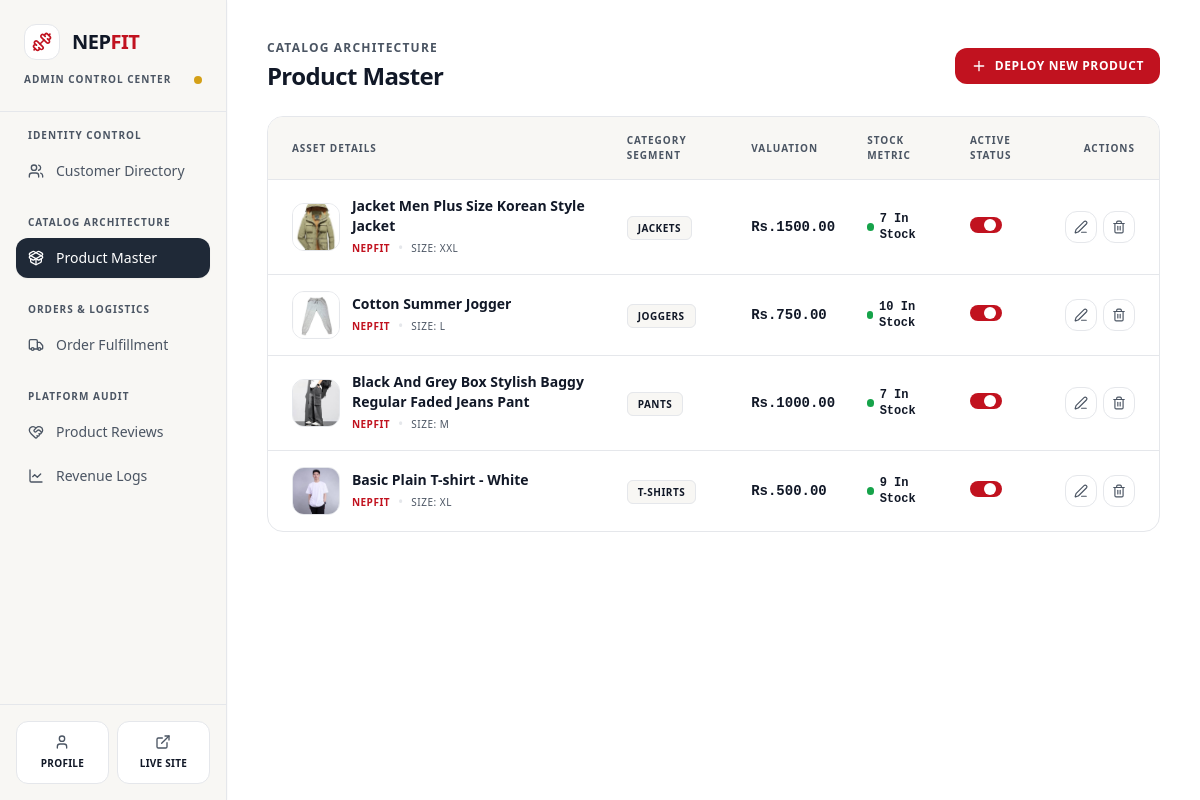
The page /dashboard/admin/?section=product-management (signed in) on the database as committed earlier.
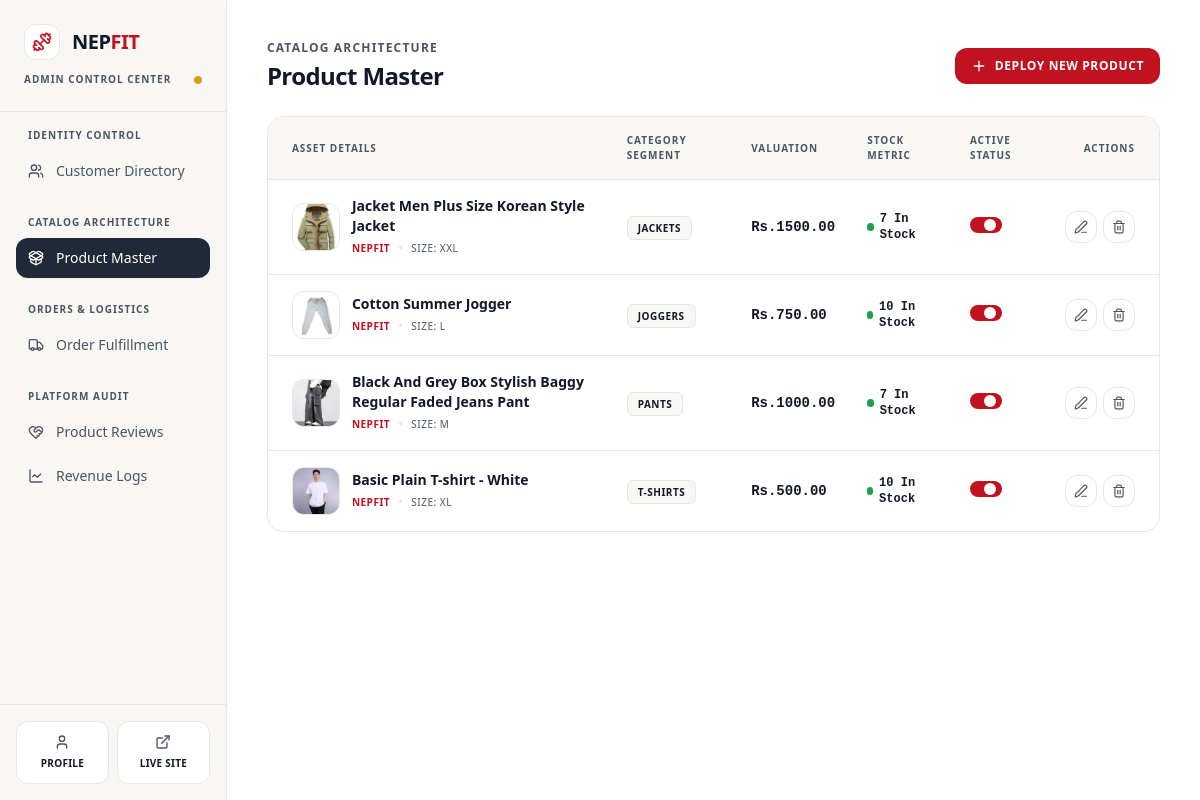
The same page on the database as committed later.
### nf_app/models.py (models this page shows, shortened)
class Product(models.Model):
    class Category(models.TextChoices):
        SHIRTS = 'shirts', 'Shirts'
        T_SHIRTS = 't_shirts', 'T-Shirts'
        PANTS = 'pants', 'Pants'
        HOODIES = 'hoodies', 'Hoodies'
        JACKETS = 'jackets', 'Jackets'
        SWEATSHIRTS = 'sweatshirts', 'Sweatshirts'
        JOGGERS = 'joggers', 'Joggers'
        SHORTS = 'shorts', 'Shorts'
    class Size(models.TextChoices):
        SMALL = 'S', 'Small'
        MEDIUM = 'M', 'Medium'
        LARGE = 'L', 'Large'
        XLARGE = 'XL', 'Extra Large'
        XXLARGE = 'XXL', 'Double Extra Large'
    name = models.CharField(max_length=255)
    brand = models.CharField(max_length=100, default='NepFit', help_text="Brand name (e.g., NepFit)")
    category = models.CharField(max_length=30, choices=Category.choices)
    size = models.CharField(max_length=10, choices=Size.choices, default=Size.MEDIUM, help_text="Default size for this product")
    description = models.TextField(help_text="Product details, fabric materials, and sizing guide.")
    price = models.DecimalField(max_digits=10, decimal_places=2)
    stock = models.PositiveIntegerField(default=10)
    product_image = models.ImageField(upload_to='images/products/')
    is_active = models.BooleanField(default=True)
    created_at = models.DateTimeField(auto_now_add=True)

### nf_app/views/dashboard.py (the view)
# urls.py: path('dashboard/admin/', admin_dashboard_view, name='admin_dashboard'),
@login_required
def admin_dashboard_view(request):
    if not request.user.is_staff:
        messages.error(request, "You are not authorized to access the admin dashboard.")
        return redirect('home')
    section = request.GET.get('section', 'customer-management')
    context = {
        'section': section,
        'awaiting_dispatch_count': Order.objects.filter(status=Order.Status.CONFIRMED).count(),
        'awaiting_delivery_count': Order.objects.filter(status=Order.Status.SHIPPING).count(),
        'delivered_count': Order.objects.filter(status=Order.Status.DELIVERED).count(),
        'completed_count': Order.objects.filter(status=Order.Status.COMPLETED).count(),
        'cancelled_count': Order.objects.filter(status=Order.Status.CANCELLED).count(),
        'total_gross_revenue': Order.objects.filter(status=Order.Status.COMPLETED).aggregate(total=models.Sum('total_amount'))['total'] or 0,
    }
    if section == 'customer-management':
        context['customers'] = User.objects.filter(is_staff=False).order_by('-date_joined')
    elif section == 'product-management':
        context['products'] = Product.objects.all().order_by('-created_at')
    elif section == 'order-fulfillment':
        context['orders'] = Order.objects.all().order_by('-created_at')
    elif section == 'product-reviews':
        context['reviews'] = None
    elif section == 'revenue-logs':
        context['revenue_logs'] = Order.objects.filter(status=Order.Status.COMPLETED).order_by('-created_at')
    return render(request, 'dashboard/admin_dashboard.html', context)

### nf_app/templates/dashboard/admin_dashboard.html (shortened to what the changed rows need)
<!DOCTYPE html>
<html lang="en">
<head>
    {% load static %}
    <link href="{% static 'css/styles.css' %}" rel="stylesheet" />
</head>
<body class="bg-[#FFFFFF] flex min-h-screen overflow-hidden text-[#111827] font-sans">
    <aside class="w-72 bg-[#F8F7F4] flex flex-col shadow-sm relative z-30 border-r border-[#E5E7EB]">
        <div class="p-6 border-b border-[#E5E7EB]">
            <div class="flex items-center gap-3">
                <h1 class="text-xl font-extrabold tracking-tight text-[#111827]">
                    NEP<span class="text-[#C1121F] font-black">FIT</span>
                </h1>
            </div>
        </div>
    </aside>
    <main class="flex-grow flex flex-col h-screen overflow-y-auto bg-[#FFFFFF] p-6 lg:p-10">
        <div class="max-w-7xl w-full mx-auto">
            {% if section == 'customer-management' or not section %}
                {% include 'dashboard/admin/_customer_management.html' %}
            {% elif section == 'product-management' %}
                {% include 'dashboard/admin/_product_management.html' %}
            {% elif section == 'order-fulfillment' %}
                {% include 'dashboard/admin/_order_fulfillment.html' %}
            {% elif section == 'product-reviews' %}
                {% include 'dashboard/admin/_product_reviews.html' %}
            {% elif section == 'revenue-logs' %}
                {% include 'dashboard/admin/_revenue_logs.html' %}
            {% endif %}
        </div>
    </main>
</body>
</html>

### nf_app/templates/dashboard/admin/_product_management.html (shortened to what the changed rows need)
<div class="space-y-6">
    <div class="flex flex-col sm:flex-row sm:items-center justify-between gap-4">
        <div>
            <h2 class="text-xs font-bold uppercase tracking-widest text-[#4B5563] mb-1">Catalog Architecture</h2>
            <h1 class="text-2xl font-extrabold text-[#111827] tracking-tight">Product Master</h1>
        </div>
    </div>
    {% if products %}
    <div class="bg-white border border-[#E5E7EB] rounded-2xl shadow-xs overflow-hidden">
        <div class="overflow-x-auto">
            <table class="w-full text-left border-collapse">
                <thead>
                    <tr class="border-b border-[#E5E7EB] text-[10px] font-bold uppercase tracking-widest text-[#4B5563] bg-[#F8F7F4]">
                        <th class="p-4 pl-6">Asset Details</th>
                        <th class="p-4">Category Segment</th>
                        <th class="p-4">Valuation</th>
                        <th class="p-4">Stock Metric</th>
                        <th class="p-4">Active Status</th>
                        <th class="p-4 pr-6 text-right">Actions</th>
                    </tr>
                </thead>
                <tbody class="divide-y divide-[#E5E7EB] text-sm text-[#111827]">
                    {% for product in products %}
                        <tr class="hover:bg-[#F8F7F4]/60 transition-colors">
                            <td class="p-4 pl-6 flex items-center gap-3">
                                <div class="w-12 h-12 rounded-xl bg-[#F8F7F4] border border-[#E5E7EB] overflow-hidden flex items-center justify-center text-[#4B5563] shrink-0">
                                    {% if product.product_image %}
                                        <img src="{{ product.product_image.url }}" alt="{{ product.name }}" class="w-full h-full object-cover">
                                    {% else %}
                                        <i data-lucide="image" class="w-5 h-5 text-[#4B5563]"></i>
                                    {% endif %}
                                </div>
                                <div>
                                    <span class="text-[#111827] block font-bold text-sm">{{ product.name }}</span>
                                    <div class="flex items-center gap-2 mt-0.5">
                                        <span class="text-[10px] font-bold text-[#C1121F] uppercase tracking-wider">{{ product.brand }}</span>
                                        <span class="text-[#E5E7EB]">•</span>
                                        <span class="text-[10px] text-[#4B5563] font-medium uppercase tracking-wider">SIZE: {{ product.size }}</span>
                                    </div>
                                </div>
                            </td>
                            <td class="p-4">
                                <span class="bg-[#F8F7F4] text-[#111827] border border-[#E5E7EB] text-[10px] font-bold uppercase tracking-wider px-2.5 py-1 rounded-md">
                                    {{ product.get_category_display }}
                                </span>
                            </td>
                            <td class="p-4 font-mono text-sm font-black text-[#111827]">Rs.{{ product.price|floatformat:2 }}</td>
                            <td class="p-4">
                                <div class="flex items-center gap-1.5 text-xs">
                                    <span class="w-2 h-2 rounded-full {% if product.stock > 0 %}bg-[#16A34A]{% else %}bg-[#B91C1C]{% endif %}"></span>
                                    <span class="font-mono text-xs font-bold {% if product.stock > 0 %}text-[#111827]{% else %}text-[#B91C1C]{% endif %}">
                                        {% if product.stock > 0 %}
                                            {{ product.stock }} In Stock
                                        {% else %}
                                            Out of Stock
                                        {% endif %}
                                    </span>
                                </div>
                            </td>
                            <td class="p-4">
                                <label class="relative inline-flex items-center cursor-pointer select-none" title="Toggle Active Status">
                                    <div class="w-8 h-4 bg-[#E5E7EB] peer-focus:outline-none rounded-full peer peer-checked:after:translate-x-full peer-checked:after:border-white after:content-[''] after:absolute after:top-[2px] after:left-[2px] after:bg-white after:rounded-full after:h-3 after:w-3 after:transition-all peer-checked:bg-[#C1121F]"></div>
                                </label>
                            </td>
                            <td class="p-4 pr-6 text-right">
                                <div class="flex items-center justify-end gap-1.5">
                                    <a href="/products/edit/{{ product.id }}/" class="p-2 bg-white hover:bg-[#1F2937] text-[#4B5563] hover:text-white rounded-xl border border-[#E5E7EB] transition-colors shadow-xs" title="Edit Product">
                                        <i data-lucide="edit-3" class="w-3.5 h-3.5"></i>
                                    </a>
                                    <a href="/products/delete/{{ product.id }}/" class="p-2 bg-white hover:bg-[#B91C1C] text-[#4B5563] hover:text-white rounded-xl border border-[#E5E7EB] hover:border-[#B91C1C] transition-colors shadow-xs" title="Delete Product">
                                        <i data-lucide="trash-2" class="w-3.5 h-3.5"></i>
                                    </a>
                                </div>
                            </td>
                        </tr>
                    {% endfor %}
                </tbody>
            </table>
        </div>
    </div>
    {% endif %}
</div>

Rows that differ between the two databases and show on the page:
changed Product "Basic Plain T-shirt - White": stock "9" → "10"
